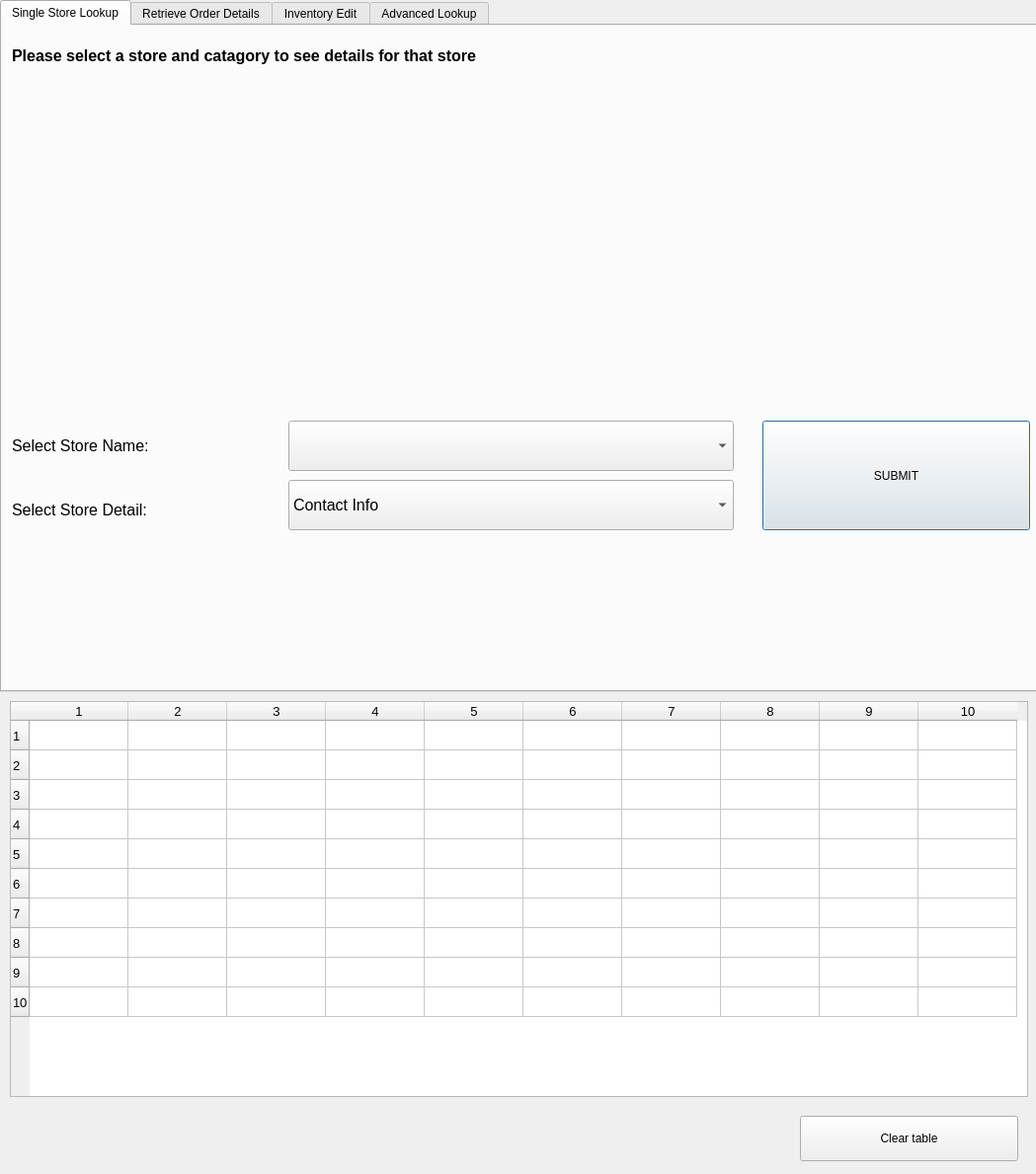
<?xml version="1.0" encoding="UTF-8"?>
<ui version="4.0">
 <class>toolhouse</class>
 <widget class="QDialog" name="toolhouse">
  <property name="geometry">
   <rect>
    <x>0</x>
    <y>0</y>
    <width>1049</width>
    <height>1189</height>
   </rect>
  </property>
  <property name="windowTitle">
   <string>Dialog</string>
  </property>
  <widget class="QTabWidget" name="tabWidget">
   <property name="geometry">
    <rect>
     <x>0</x>
     <y>0</y>
     <width>1401</width>
     <height>701</height>
    </rect>
   </property>
   <property name="font">
    <font>
     <weight>50</weight>
     <bold>false</bold>
    </font>
   </property>
   <property name="currentIndex">
    <number>0</number>
   </property>
   <widget class="QWidget" name="tab">
    <attribute name="title">
     <string>Single Store Lookup</string>
    </attribute>
    <widget class="QComboBox" name="comboBox">
     <property name="geometry">
      <rect>
       <x>290</x>
       <y>400</y>
       <width>451</width>
       <height>51</height>
      </rect>
     </property>
     <property name="font">
      <font>
       <pointsize>12</pointsize>
      </font>
     </property>
    </widget>
    <widget class="QLabel" name="label">
     <property name="geometry">
      <rect>
       <x>10</x>
       <y>410</y>
       <width>281</width>
       <height>31</height>
      </rect>
     </property>
     <property name="font">
      <font>
       <pointsize>12</pointsize>
      </font>
     </property>
     <property name="text">
      <string>Select Store Name:</string>
     </property>
    </widget>
    <widget class="QLabel" name="label_2">
     <property name="geometry">
      <rect>
       <x>10</x>
       <y>10</y>
       <width>1011</width>
       <height>41</height>
      </rect>
     </property>
     <property name="font">
      <font>
       <pointsize>12</pointsize>
       <weight>75</weight>
       <bold>true</bold>
      </font>
     </property>
     <property name="text">
      <string>Please select a store and catagory to see details for that store</string>
     </property>
    </widget>
    <widget class="QLabel" name="label_5">
     <property name="geometry">
      <rect>
       <x>10</x>
       <y>470</y>
       <width>271</width>
       <height>41</height>
      </rect>
     </property>
     <property name="font">
      <font>
       <pointsize>12</pointsize>
      </font>
     </property>
     <property name="text">
      <string>Select Store Detail:</string>
     </property>
    </widget>
    <widget class="QComboBox" name="comboBox_2">
     <property name="geometry">
      <rect>
       <x>290</x>
       <y>460</y>
       <width>451</width>
       <height>51</height>
      </rect>
     </property>
     <property name="font">
      <font>
       <pointsize>12</pointsize>
      </font>
     </property>
     <item>
      <property name="text">
       <string>Contact Info</string>
      </property>
     </item>
     <item>
      <property name="text">
       <string>Inventory</string>
      </property>
     </item>
     <item>
      <property name="text">
       <string>Departments</string>
      </property>
     </item>
    </widget>
    <widget class="QPushButton" name="pushButton_11">
     <property name="geometry">
      <rect>
       <x>770</x>
       <y>400</y>
       <width>271</width>
       <height>111</height>
      </rect>
     </property>
     <property name="text">
      <string>SUBMIT</string>
     </property>
    </widget>
   </widget>
   <widget class="QWidget" name="tab_2">
    <attribute name="title">
     <string>Retrieve Order Details</string>
    </attribute>
    <widget class="QPushButton" name="pushButton">
     <property name="geometry">
      <rect>
       <x>10</x>
       <y>570</y>
       <width>191</width>
       <height>81</height>
      </rect>
     </property>
     <property name="text">
      <string>Get All Orders</string>
     </property>
    </widget>
    <widget class="QLineEdit" name="lineEdit">
     <property name="geometry">
      <rect>
       <x>170</x>
       <y>310</y>
       <width>301</width>
       <height>51</height>
      </rect>
     </property>
     <property name="font">
      <font>
       <pointsize>12</pointsize>
      </font>
     </property>
    </widget>
    <widget class="QLabel" name="label_3">
     <property name="geometry">
      <rect>
       <x>20</x>
       <y>310</y>
       <width>241</width>
       <height>41</height>
      </rect>
     </property>
     <property name="font">
      <font>
       <pointsize>12</pointsize>
      </font>
     </property>
     <property name="text">
      <string>Order ID:</string>
     </property>
    </widget>
    <widget class="QTextBrowser" name="textBrowser">
     <property name="geometry">
      <rect>
       <x>0</x>
       <y>0</y>
       <width>1011</width>
       <height>161</height>
      </rect>
     </property>
     <property name="font">
      <font>
       <pointsize>12</pointsize>
      </font>
     </property>
     <property name="html">
      <string>&lt;!DOCTYPE HTML PUBLIC &quot;-//W3C//DTD HTML 4.0//EN&quot; &quot;http://www.w3.org/TR/REC-html40/strict.dtd&quot;&gt;
&lt;html&gt;&lt;head&gt;&lt;meta name=&quot;qrichtext&quot; content=&quot;1&quot; /&gt;&lt;style type=&quot;text/css&quot;&gt;
p, li { white-space: pre-wrap; }
&lt;/style&gt;&lt;/head&gt;&lt;body style=&quot; font-family:'MS Shell Dlg 2'; font-size:12pt; font-weight:400; font-style:normal;&quot;&gt;
&lt;p style=&quot; margin-top:0px; margin-bottom:0px; margin-left:0px; margin-right:0px; -qt-block-indent:0; text-indent:0px;&quot;&gt;&lt;span style=&quot; font-weight:600;&quot;&gt;Copy an Order ID from the order list and enter it into the box to get more details&lt;/span&gt;&lt;/p&gt;&lt;/body&gt;&lt;/html&gt;</string>
     </property>
    </widget>
    <widget class="QPushButton" name="pushButton_6">
     <property name="geometry">
      <rect>
       <x>500</x>
       <y>310</y>
       <width>150</width>
       <height>51</height>
      </rect>
     </property>
     <property name="text">
      <string>SUBMIT</string>
     </property>
    </widget>
   </widget>
   <widget class="QWidget" name="tab_4">
    <attribute name="title">
     <string>Inventory Edit</string>
    </attribute>
    <widget class="QPushButton" name="pushButton_5">
     <property name="geometry">
      <rect>
       <x>0</x>
       <y>570</y>
       <width>241</width>
       <height>81</height>
      </rect>
     </property>
     <property name="text">
      <string>Refresh Inventory</string>
     </property>
    </widget>
    <widget class="QPushButton" name="pushButton_7">
     <property name="geometry">
      <rect>
       <x>780</x>
       <y>370</y>
       <width>161</width>
       <height>46</height>
      </rect>
     </property>
     <property name="text">
      <string>Insert New</string>
     </property>
    </widget>
    <widget class="QPushButton" name="pushButton_8">
     <property name="geometry">
      <rect>
       <x>780</x>
       <y>450</y>
       <width>161</width>
       <height>46</height>
      </rect>
     </property>
     <property name="text">
      <string>Update Existing</string>
     </property>
    </widget>
    <widget class="QPushButton" name="pushButton_9">
     <property name="geometry">
      <rect>
       <x>780</x>
       <y>530</y>
       <width>161</width>
       <height>46</height>
      </rect>
     </property>
     <property name="text">
      <string>Delete Existing</string>
     </property>
    </widget>
    <widget class="QLabel" name="label_4">
     <property name="geometry">
      <rect>
       <x>10</x>
       <y>240</y>
       <width>181</width>
       <height>25</height>
      </rect>
     </property>
     <property name="font">
      <font>
       <pointsize>10</pointsize>
      </font>
     </property>
     <property name="text">
      <string>Product Name:</string>
     </property>
    </widget>
    <widget class="QLabel" name="label_12">
     <property name="geometry">
      <rect>
       <x>10</x>
       <y>300</y>
       <width>181</width>
       <height>25</height>
      </rect>
     </property>
     <property name="font">
      <font>
       <pointsize>10</pointsize>
      </font>
     </property>
     <property name="text">
      <string>Product Price:</string>
     </property>
    </widget>
    <widget class="QLineEdit" name="lineEdit_2">
     <property name="geometry">
      <rect>
       <x>200</x>
       <y>240</y>
       <width>291</width>
       <height>31</height>
      </rect>
     </property>
    </widget>
    <widget class="QPlainTextEdit" name="plainTextEdit_2">
     <property name="geometry">
      <rect>
       <x>10</x>
       <y>410</y>
       <width>481</width>
       <height>151</height>
      </rect>
     </property>
    </widget>
    <widget class="QLabel" name="label_13">
     <property name="geometry">
      <rect>
       <x>10</x>
       <y>370</y>
       <width>291</width>
       <height>25</height>
      </rect>
     </property>
     <property name="font">
      <font>
       <pointsize>10</pointsize>
       <weight>50</weight>
       <bold>false</bold>
      </font>
     </property>
     <property name="text">
      <string>Product Description:</string>
     </property>
    </widget>
    <widget class="QDoubleSpinBox" name="doubleSpinBox">
     <property name="geometry">
      <rect>
       <x>200</x>
       <y>300</y>
       <width>79</width>
       <height>31</height>
      </rect>
     </property>
    </widget>
    <widget class="QLineEdit" name="lineEdit_5">
     <property name="geometry">
      <rect>
       <x>260</x>
       <y>190</y>
       <width>231</width>
       <height>31</height>
      </rect>
     </property>
    </widget>
    <widget class="QLabel" name="label_14">
     <property name="geometry">
      <rect>
       <x>10</x>
       <y>190</y>
       <width>301</width>
       <height>25</height>
      </rect>
     </property>
     <property name="font">
      <font>
       <pointsize>10</pointsize>
       <weight>50</weight>
       <bold>false</bold>
      </font>
     </property>
     <property name="text">
      <string>Selected Product ID: </string>
     </property>
    </widget>
    <widget class="QTextBrowser" name="textBrowser_5">
     <property name="geometry">
      <rect>
       <x>10</x>
       <y>0</y>
       <width>1001</width>
       <height>171</height>
      </rect>
     </property>
     <property name="html">
      <string>&lt;!DOCTYPE HTML PUBLIC &quot;-//W3C//DTD HTML 4.0//EN&quot; &quot;http://www.w3.org/TR/REC-html40/strict.dtd&quot;&gt;
&lt;html&gt;&lt;head&gt;&lt;meta name=&quot;qrichtext&quot; content=&quot;1&quot; /&gt;&lt;style type=&quot;text/css&quot;&gt;
p, li { white-space: pre-wrap; }
&lt;/style&gt;&lt;/head&gt;&lt;body style=&quot; font-family:'MS Shell Dlg 2'; font-size:7.875pt; font-weight:400; font-style:normal;&quot;&gt;
&lt;p style=&quot; margin-top:0px; margin-bottom:0px; margin-left:0px; margin-right:0px; -qt-block-indent:0; text-indent:0px;&quot;&gt;&lt;span style=&quot; font-size:12pt; font-weight:600;&quot;&gt;Here you can edit the inventory of the Toolhouse system. You can look up all the individual product ID's and edit their corrosponding fields. To enter new product, simply leave the product ID field blank.&lt;/span&gt;&lt;/p&gt;&lt;/body&gt;&lt;/html&gt;</string>
     </property>
    </widget>
    <widget class="QSpinBox" name="spinBox">
     <property name="geometry">
      <rect>
       <x>430</x>
       <y>300</y>
       <width>61</width>
       <height>31</height>
      </rect>
     </property>
    </widget>
    <widget class="QPushButton" name="pushButton_10">
     <property name="geometry">
      <rect>
       <x>500</x>
       <y>190</y>
       <width>150</width>
       <height>31</height>
      </rect>
     </property>
     <property name="text">
      <string>SUBMIT</string>
     </property>
    </widget>
    <widget class="QLabel" name="label_15">
     <property name="geometry">
      <rect>
       <x>310</x>
       <y>300</y>
       <width>111</width>
       <height>25</height>
      </rect>
     </property>
     <property name="font">
      <font>
       <pointsize>10</pointsize>
      </font>
     </property>
     <property name="text">
      <string>Quantity:</string>
     </property>
    </widget>
   </widget>
   <widget class="QWidget" name="tab_9">
    <attribute name="title">
     <string>Advanced Lookup</string>
    </attribute>
    <widget class="QTextBrowser" name="textBrowser_2">
     <property name="geometry">
      <rect>
       <x>0</x>
       <y>30</y>
       <width>1011</width>
       <height>151</height>
      </rect>
     </property>
     <property name="html">
      <string>&lt;!DOCTYPE HTML PUBLIC &quot;-//W3C//DTD HTML 4.0//EN&quot; &quot;http://www.w3.org/TR/REC-html40/strict.dtd&quot;&gt;
&lt;html&gt;&lt;head&gt;&lt;meta name=&quot;qrichtext&quot; content=&quot;1&quot; /&gt;&lt;style type=&quot;text/css&quot;&gt;
p, li { white-space: pre-wrap; }
&lt;/style&gt;&lt;/head&gt;&lt;body style=&quot; font-family:'MS Shell Dlg 2'; font-size:7.875pt; font-weight:400; font-style:normal;&quot;&gt;
&lt;p style=&quot; margin-top:0px; margin-bottom:0px; margin-left:0px; margin-right:0px; -qt-block-indent:0; text-indent:0px;&quot;&gt;&lt;span style=&quot; font-size:12pt; font-weight:600;&quot;&gt;Enter your perfect SQL Query, and get tables (or cause injection attacks)&lt;/span&gt;&lt;/p&gt;&lt;/body&gt;&lt;/html&gt;</string>
     </property>
    </widget>
    <widget class="QPushButton" name="pushButton_2">
     <property name="geometry">
      <rect>
       <x>770</x>
       <y>460</y>
       <width>231</width>
       <height>111</height>
      </rect>
     </property>
     <property name="text">
      <string>SUBMIT</string>
     </property>
    </widget>
    <widget class="QPlainTextEdit" name="plainTextEdit">
     <property name="geometry">
      <rect>
       <x>0</x>
       <y>390</y>
       <width>751</width>
       <height>261</height>
      </rect>
     </property>
    </widget>
   </widget>
  </widget>
  <widget class="QTableWidget" name="tableWidget">
   <property name="geometry">
    <rect>
     <x>10</x>
     <y>710</y>
     <width>1031</width>
     <height>401</height>
    </rect>
   </property>
   <property name="font">
    <font>
     <pointsize>10</pointsize>
    </font>
   </property>
   <property name="rowCount">
    <number>10</number>
   </property>
   <property name="columnCount">
    <number>10</number>
   </property>
   <row/>
   <row/>
   <row/>
   <row/>
   <row/>
   <row/>
   <row/>
   <row/>
   <row/>
   <row/>
   <column/>
   <column/>
   <column/>
   <column/>
   <column/>
   <column/>
   <column/>
   <column/>
   <column/>
   <column/>
  </widget>
  <widget class="QPushButton" name="pushButton_3">
   <property name="geometry">
    <rect>
     <x>810</x>
     <y>1130</y>
     <width>221</width>
     <height>46</height>
    </rect>
   </property>
   <property name="text">
    <string>Clear table</string>
   </property>
  </widget>
 </widget>
 <resources/>
 <connections/>
</ui>
